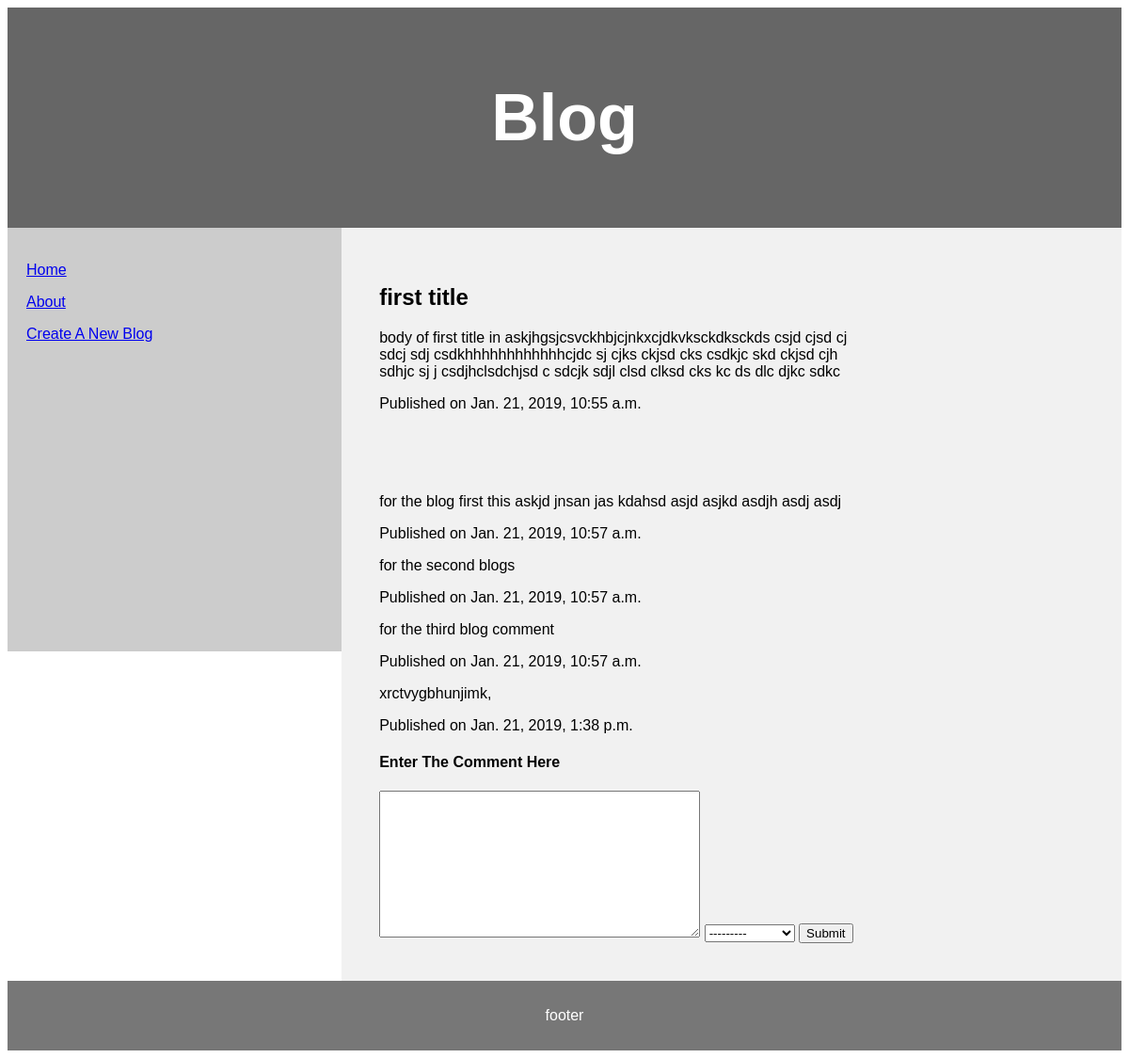
The app's page /first-title/ with its own data.
### blog/models.py (models this page shows, shortened)
class Article(models.Model):
	title =models.CharField(max_length=120)
	slug=models.SlugField()
	body=models.TextField()
	date=models.DateTimeField(auto_now_add=True)
	def __str__ (self):
		return self.title

class Comment(models.Model):
	comment_text = models.TextField(max_length=300)
	commneted_on = models.DateTimeField(auto_now_add=True)
	blog = models.ForeignKey(Article,on_delete=models.CASCADE)

### bblogs21/views.py (the view)
# urls.py: url(r'^(?P<slug>[\w-]+)/$',views.article_details,name='detail'),
def article_details(request,slug):
	article=Article.objects.get(slug=slug)
	comme=Comment.objects.all()
	if request.method=='POST':
		comm=Comm_ent(request.POST)
		if comm.is_valid():
			comm.save(commit=True)
		return redirect("blog:home")
	else:
		comm=Comm_ent()
	return render(request,'article_Deta.html',{'arti':article,'comment': comm,'comme':comme})

### blog/forms.py
class Comm_ent(forms.ModelForm):
	class Meta:
		model=models.Comment
		fields=['comment_text','blog']

### templates/article_Deta.html (shortened to what this page needs)
{%extends 'base.html'%}
{%block body%}
<header>
<h1>Blog</h1>
</header>
<section>
<nav>
<ul><a href="{% url 'home' %}">Home</a></ul>
  <ul><a href="{% url 'about' %}">About</a></ul>
  <ul><a href="{% url 'create' %}">Create A New Blog</a></ul>
 </nav>
  <article>
    <article><div class="article-detail">
		<div class ="arti">
			<h2>{{arti.title}}</h2>
			<p>{{arti.body}}</p>
			<p>Published on {{arti.date}}</p>
<br>
<br>
<br>{% for i in comme%}
	<p>{{i.comment_text}}</p>
	<p>Published on {{i.commneted_on}}</p>
	{%endfor %}
	<h1>Enter The Comment Here</h1>
		<form class ="site-form" action="{% url 'home'%}" method="POST">
			{{comment.comment_text}}
			{{comment.blog}}
			<input type="submit" value="Submit"/>
		</form>
</article>
</section>
{%endblock%}

### templates/base.html (shortened to what this page needs)
{% load static %}
<!DOCTYPE html>
<html>
<head>
<link rel="stylesheet" type="text/css" href="{% static 'style.css' %}" />
</head>
<body>
{%	block body %}{%endblock body%}
<footer>
  <p>{%block footer%}footer{%endblock%}</p>
</footer>
</body>
</html>

### blog/static/style.css (style rules this page uses)
* { box-sizing: border-box; }
body { font-family: Arial, Helvetica, sans-serif; background-image: url("cadr.jpg"); }
header { background-color: #666; padding: 30px; text-align: center; font-size: 35px; color: white; }
nav { float: left; width: 30%; height: 450px; background: #ccc; padding: 20px; }
nav ul { list-style-type: none; padding: 0; }
article { float: left; padding: 20px; width: 70%; background-color: #f1f1f1; height: auto; }
section:after { content: ""; display: table; clear: both; height: auto; }
footer { background-color: #777; padding: 12px; text-align: center; color: white; }

### records on screen
Article: title "first title", body "body of first title in askjhgsjcsvckhbjcjnkxcjdkvksckdksckds csjd cjsd cj sdcj sdj csdkhhhhhhhhhhhhcjdc sj cjks ckjsd cks csdkjc skd ckjsd cjh sdhjc sj j csdjhclsdchjsd c sdcjk sdjl clsd clksd cks kc ds dlc djkc sdkc", date "Jan. 21, 2019, 10:55 a.m."
Comment: comment_text "for the blog first this askjd jnsan jas kdahsd asjd asjkd asdjh asdj asdj", commneted_on "Jan. 21, 2019, 10:57 a.m."
Comment: comment_text "for the second blogs", commneted_on "Jan. 21, 2019, 10:57 a.m."
Comment: comment_text "for the third blog comment", commneted_on "Jan. 21, 2019, 10:57 a.m."
Comment: comment_text "xrctvygbhunjimk,", commneted_on "Jan. 21, 2019, 1:38 p.m."
